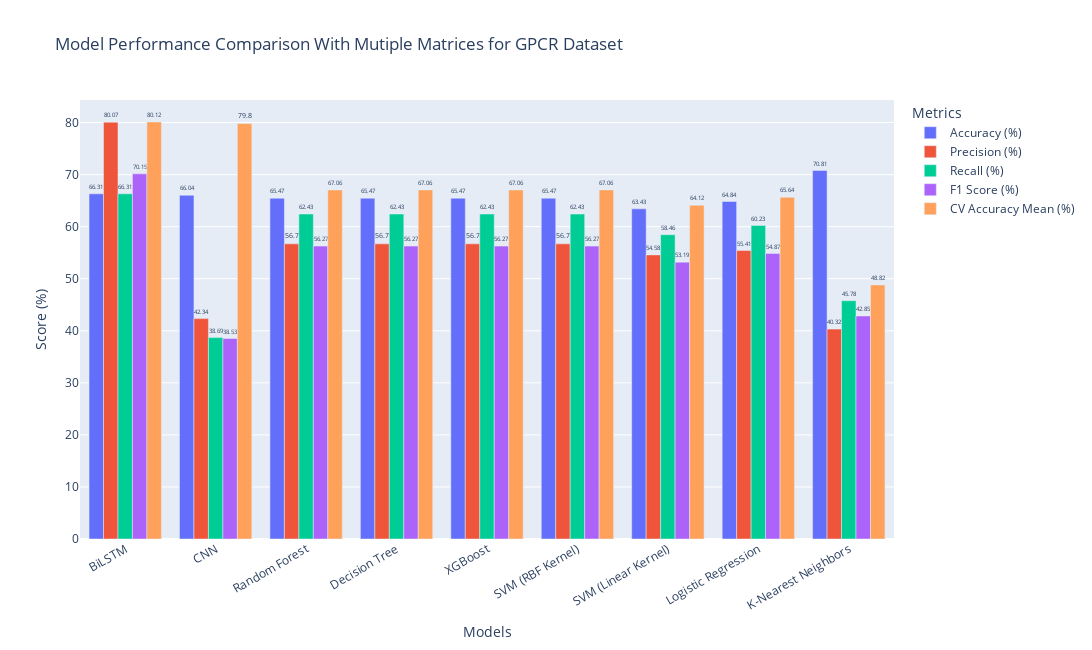

Notebook code for this chart:
### Code cell
## GPCR plot
import plotly.graph_objects as go
import pandas as pd

# Updated Data
data = {
    "Model": [
        "BiLSTM", "CNN", "Random Forest", "Decision Tree", "XGBoost",
        "SVM (RBF Kernel)", "SVM (Linear Kernel)", "Logistic Regression",
        "K-Nearest Neighbors"
    ],
    "Accuracy (%)": [66.31, 66.04, 65.47, 65.47, 65.47, 65.47, 63.43, 64.84, 70.81],
    "Precision (%)": [80.07, 42.34, 56.70, 56.70, 56.70, 56.70, 54.58, 55.41, 40.32],
    "Recall (%)": [66.31, 38.69, 62.43, 62.43, 62.43, 62.43, 58.46, 60.23, 45.78],
    "F1 Score (%)": [70.15, 38.53, 56.27, 56.27, 56.27, 56.27, 53.19, 54.87, 42.85],
    "CV Accuracy Mean (%)": [80.12, 79.80, 67.06, 67.06, 67.06, 67.06, 64.12, 65.64, 48.82]
}

df = pd.DataFrame(data)

# Create grouped bar chart with labels
fig = go.Figure()

metrics = ["Accuracy (%)", "Precision (%)", "Recall (%)", "F1 Score (%)", "CV Accuracy Mean (%)"]

for metric in metrics:
    fig.add_trace(go.Bar(
        x=df["Model"],
        y=df[metric],
        name=metric,
        text=df[metric],  # Add labels
        textposition="outside"
    ))

# Update layout
fig.update_layout(
    title="Model Performance Comparison With Mutiple Matrices for GPCR Dataset",
    xaxis_title="Models",
    yaxis_title="Score (%)",
    barmode='group',
    template="plotly",
    xaxis_tickangle=-30,
    legend_title="Metrics",
    width=1100,
    height=650
)

fig.show()

### Figure 1 — Plotly figure (JSON) as saved in the notebook; plotly's stock layout.template omitted (floating-point values rounded to 4 significant figures)
{"data": [{"name": "Accuracy (%)", "text": [66.31, 66.04, 65.47, 65.47, 65.47, 65.47, 63.43, 64.84, 70.81], "textposition": "outside", "type": "bar", "x": ["BiLSTM", "CNN", "Random Forest", "Decision Tree", "XGBoost", "SVM (RBF Kernel)", "SVM (Linear Kernel)", "Logistic Regression", "K-Nearest Neighbors"], "y": [66.31, 66.04, 65.47, 65.47, 65.47, 65.47, 63.43, 64.84, 70.81]}, {"name": "Precision (%)", "text": [80.07, 42.34, 56.7, 56.7, 56.7, 56.7, 54.58, 55.41, 40.32], "textposition": "outside", "type": "bar", "x": ["BiLSTM", "CNN", "Random Forest", "Decision Tree", "XGBoost", "SVM (RBF Kernel)", "SVM (Linear Kernel)", "Logistic Regression", "K-Nearest Neighbors"], "y": [80.07, 42.34, 56.7, 56.7, 56.7, 56.7, 54.58, 55.41, 40.32]}, {"name": "Recall (%)", "text": [66.31, 38.69, 62.43, 62.43, 62.43, 62.43, 58.46, 60.23, 45.78], "textposition": "outside", "type": "bar", "x": ["BiLSTM", "CNN", "Random Forest", "Decision Tree", "XGBoost", "SVM (RBF Kernel)", "SVM (Linear Kernel)", "Logistic Regression", "K-Nearest Neighbors"], "y": [66.31, 38.69, 62.43, 62.43, 62.43, 62.43, 58.46, 60.23, 45.78]}, {"name": "F1 Score (%)", "text": [70.15, 38.53, 56.27, 56.27, 56.27, 56.27, 53.19, 54.87, 42.85], "textposition": "outside", "type": "bar", "x": ["BiLSTM", "CNN", "Random Forest", "Decision Tree", "XGBoost", "SVM (RBF Kernel)", "SVM (Linear Kernel)", "Logistic Regression", "K-Nearest Neighbors"], "y": [70.15, 38.53, 56.27, 56.27, 56.27, 56.27, 53.19, 54.87, 42.85]}, {"name": "CV Accuracy Mean (%)", "text": [80.12, 79.8, 67.06, 67.06, 67.06, 67.06, 64.12, 65.64, 48.82], "textposition": "outside", "type": "bar", "x": ["BiLSTM", "CNN", "Random Forest", "Decision Tree", "XGBoost", "SVM (RBF Kernel)", "SVM (Linear Kernel)", "Logistic Regression", "K-Nearest Neighbors"], "y": [80.12, 79.8, 67.06, 67.06, 67.06, 67.06, 64.12, 65.64, 48.82]}], "layout": {"barmode": "group", "height": 650, "legend": {"title": {"text": "Metrics"}}, "title": {"text": "Model Performance Comparison With Mutiple Matrices for GPCR Dataset"}, "width": 1100, "xaxis": {"tickangle": -30, "title": {"text": "Models"}}, "yaxis": {"title": {"text": "Score (%)"}}}}
